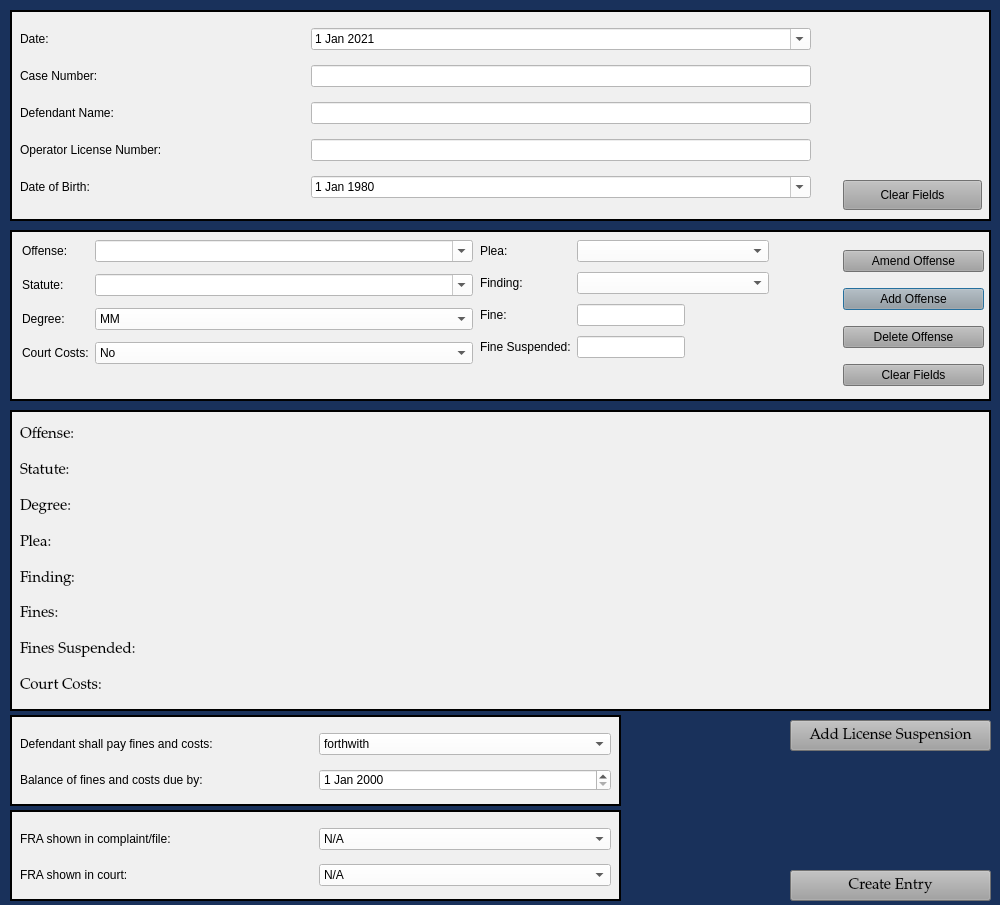
 <widget class="QDialog" name="TrafficCaseInformationDialog">
  <property name="windowModality">
   <enum>Qt::NonModal</enum>
  </property>
  <property name="geometry">
   <rect>
    <x>0</x>
    <y>0</y>
    <width>1000</width>
    <height>905</height>
   </rect>
  </property>
  <property name="sizePolicy">
   <sizepolicy hsizetype="Preferred" vsizetype="Preferred">
    <horstretch>0</horstretch>
    <verstretch>0</verstretch>
   </sizepolicy>
  </property>
  <property name="minimumSize">
   <size>
    <width>1000</width>
    <height>905</height>
   </size>
  </property>
  <property name="maximumSize">
   <size>
    <width>2500</width>
    <height>3500</height>
   </size>
  </property>
  <property name="palette">
   <palette>
    <active>
     <colorrole role="Button">
      <brush brushstyle="SolidPattern">
       <color alpha="255">
        <red>25</red>
        <green>49</green>
        <blue>91</blue>
       </color>
      </brush>
     </colorrole>
     <colorrole role="Base">
      <brush brushstyle="SolidPattern">
       <color alpha="255">
        <red>25</red>
        <green>49</green>
        <blue>91</blue>
       </color>
      </brush>
     </colorrole>
     <colorrole role="Window">
      <brush brushstyle="SolidPattern">
       <color alpha="255">
        <red>25</red>
        <green>49</green>
        <blue>91</blue>
       </color>
      </brush>
     </colorrole>
    </active>
    <inactive>
     <colorrole role="Button">
      <brush brushstyle="SolidPattern">
       <color alpha="255">
        <red>25</red>
        <green>49</green>
        <blue>91</blue>
       </color>
      </brush>
     </colorrole>
     <colorrole role="Base">
      <brush brushstyle="SolidPattern">
       <color alpha="255">
        <red>25</red>
        <green>49</green>
        <blue>91</blue>
       </color>
      </brush>
     </colorrole>
     <colorrole role="Window">
      <brush brushstyle="SolidPattern">
       <color alpha="255">
        <red>25</red>
        <green>49</green>
        <blue>91</blue>
       </color>
      </brush>
     </colorrole>
    </inactive>
    <disabled>
     <colorrole role="Button">
      <brush brushstyle="SolidPattern">
       <color alpha="255">
        <red>25</red>
        <green>49</green>
        <blue>91</blue>
       </color>
      </brush>
     </colorrole>
     <colorrole role="Base">
      <brush brushstyle="SolidPattern">
       <color alpha="255">
        <red>25</red>
        <green>49</green>
        <blue>91</blue>
       </color>
      </brush>
     </colorrole>
     <colorrole role="Window">
      <brush brushstyle="SolidPattern">
       <color alpha="255">
        <red>25</red>
        <green>49</green>
        <blue>91</blue>
       </color>
      </brush>
     </colorrole>
    </disabled>
   </palette>
  </property>
  <property name="font">
   <font>
    <family>Palatino Linotype</family>
    <pointsize>11</pointsize>
    <weight>9</weight>
    <italic>false</italic>
    <bold>false</bold>
   </font>
  </property>
  <property name="windowTitle">
   <string>Case Information</string>
  </property>
  <property name="toolTip">
   <string/>
  </property>
  <property name="styleSheet">
   <string notr="true">background-color: rgb(25, 49, 91);
font: 75 11pt &quot;Palatino Linotype&quot;;
</string>
  </property>
  <widget class="QFrame" name="frame">
   <property name="geometry">
    <rect>
     <x>10</x>
     <y>230</y>
     <width>981</width>
     <height>171</height>
    </rect>
   </property>
   <property name="sizePolicy">
    <sizepolicy hsizetype="Fixed" vsizetype="Maximum">
     <horstretch>0</horstretch>
     <verstretch>0</verstretch>
    </sizepolicy>
   </property>
   <property name="autoFillBackground">
    <bool>false</bool>
   </property>
   <property name="styleSheet">
    <string notr="true">background-color: rgb(240, 240, 240);

</string>
   </property>
   <property name="frameShape">
    <enum>QFrame::Box</enum>
   </property>
   <property name="frameShadow">
    <enum>QFrame::Plain</enum>
   </property>
   <property name="lineWidth">
    <number>2</number>
   </property>
   <widget class="QWidget" name="layoutWidget">
    <property name="geometry">
     <rect>
      <x>12</x>
      <y>10</y>
      <width>451</width>
      <height>151</height>
     </rect>
    </property>
    <layout class="QFormLayout" name="formLayout">
     <property name="fieldGrowthPolicy">
      <enum>QFormLayout::AllNonFixedFieldsGrow</enum>
     </property>
     <property name="verticalSpacing">
      <number>12</number>
     </property>
     <item row="0" column="0">
      <widget class="QLabel" name="label_15">
       <property name="text">
        <string>Offense:</string>
       </property>
      </widget>
     </item>
     <item row="0" column="1">
      <widget class="QComboBox" name="offense_choice_box">
       <property name="styleSheet">
        <string notr="true">background-color: rgb(255, 255, 255);</string>
       </property>
       <property name="editable">
        <bool>true</bool>
       </property>
      </widget>
     </item>
     <item row="1" column="0">
      <widget class="QLabel" name="label_6">
       <property name="text">
        <string>Statute:</string>
       </property>
      </widget>
     </item>
     <item row="2" column="0">
      <widget class="QLabel" name="label_23">
       <property name="text">
        <string>Degree:</string>
       </property>
      </widget>
     </item>
     <item row="2" column="1">
      <widget class="QComboBox" name="degree_choice_box">
       <property name="enabled">
        <bool>true</bool>
       </property>
       <property name="focusPolicy">
        <enum>Qt::NoFocus</enum>
       </property>
       <property name="styleSheet">
        <string notr="true">background-color: rgb(255, 255, 255);</string>
       </property>
       <item>
        <property name="text">
         <string>MM</string>
        </property>
       </item>
       <item>
        <property name="text">
         <string>M1</string>
        </property>
       </item>
       <item>
        <property name="text">
         <string>M2</string>
        </property>
       </item>
       <item>
        <property name="text">
         <string>M3</string>
        </property>
       </item>
       <item>
        <property name="text">
         <string>M4</string>
        </property>
       </item>
       <item>
        <property name="text">
         <string>UCM</string>
        </property>
       </item>
      </widget>
     </item>
     <item row="3" column="0">
      <widget class="QLabel" name="label_8">
       <property name="text">
        <string>Court Costs:</string>
       </property>
      </widget>
     </item>
     <item row="3" column="1">
      <widget class="QComboBox" name="court_costs_box">
       <property name="styleSheet">
        <string notr="true">background-color: rgb(255, 255, 255);</string>
       </property>
       <property name="editable">
        <bool>false</bool>
       </property>
       <item>
        <property name="text">
         <string>No</string>
        </property>
       </item>
       <item>
        <property name="text">
         <string>Yes</string>
        </property>
       </item>
      </widget>
     </item>
     <item row="1" column="1">
      <widget class="QComboBox" name="statute_choice_box">
       <property name="enabled">
        <bool>true</bool>
       </property>
       <property name="focusPolicy">
        <enum>Qt::NoFocus</enum>
       </property>
       <property name="styleSheet">
        <string notr="true">background-color: rgb(255, 255, 255);</string>
       </property>
       <property name="editable">
        <bool>true</bool>
       </property>
      </widget>
     </item>
    </layout>
   </widget>
   <widget class="QWidget" name="layoutWidget">
    <property name="geometry">
     <rect>
      <x>833</x>
      <y>10</y>
      <width>141</width>
      <height>156</height>
     </rect>
    </property>
    <layout class="QGridLayout" name="gridLayout">
     <item row="0" column="0">
      <widget class="QPushButton" name="amendOffenseButton">
       <property name="focusPolicy">
        <enum>Qt::NoFocus</enum>
       </property>
       <property name="styleSheet">
        <string notr="true">background-color: rgb(160, 160, 160);</string>
       </property>
       <property name="text">
        <string>Amend Offense</string>
       </property>
      </widget>
     </item>
     <item row="1" column="0">
      <widget class="QPushButton" name="addOffenseButton">
       <property name="styleSheet">
        <string notr="true">background-color: rgb(160, 160, 160);</string>
       </property>
       <property name="text">
        <string>Add Offense</string>
       </property>
      </widget>
     </item>
     <item row="2" column="0">
      <widget class="QPushButton" name="deleteOffenseButton">
       <property name="focusPolicy">
        <enum>Qt::NoFocus</enum>
       </property>
       <property name="styleSheet">
        <string notr="true">background-color: rgb(160, 160, 160);</string>
       </property>
       <property name="text">
        <string>Delete Offense</string>
       </property>
      </widget>
     </item>
     <item row="3" column="0">
      <widget class="QPushButton" name="pushButton_4">
       <property name="focusPolicy">
        <enum>Qt::NoFocus</enum>
       </property>
       <property name="styleSheet">
        <string notr="true">background-color: rgb(160, 160, 160);</string>
       </property>
       <property name="text">
        <string>Clear Fields</string>
       </property>
      </widget>
     </item>
    </layout>
   </widget>
   <widget class="QWidget" name="layoutWidget">
    <property name="geometry">
     <rect>
      <x>470</x>
      <y>10</y>
      <width>349</width>
      <height>151</height>
     </rect>
    </property>
    <layout class="QFormLayout" name="formLayout_2">
     <property name="verticalSpacing">
      <number>10</number>
     </property>
     <item row="0" column="0">
      <widget class="QLabel" name="label_13">
       <property name="text">
        <string>Plea:</string>
       </property>
      </widget>
     </item>
     <item row="0" column="1">
      <widget class="QComboBox" name="finding_choice_box">
       <property name="sizePolicy">
        <sizepolicy hsizetype="Fixed" vsizetype="Fixed">
         <horstretch>0</horstretch>
         <verstretch>0</verstretch>
        </sizepolicy>
       </property>
       <property name="minimumSize">
        <size>
         <width>192</width>
         <height>0</height>
        </size>
       </property>
       <property name="styleSheet">
        <string notr="true">background-color: rgb(255, 255, 255);</string>
       </property>
       <property name="editable">
        <bool>false</bool>
       </property>
       <item>
        <property name="text">
         <string/>
        </property>
       </item>
       <item>
        <property name="text">
         <string>Guilty</string>
        </property>
       </item>
       <item>
        <property name="text">
         <string>Not Guilty</string>
        </property>
       </item>
       <item>
        <property name="text">
         <string>Dismissed</string>
        </property>
       </item>
      </widget>
     </item>
     <item row="1" column="0">
      <widget class="QLabel" name="label_12">
       <property name="text">
        <string>Finding:</string>
       </property>
      </widget>
     </item>
     <item row="1" column="1">
      <widget class="QComboBox" name="plea_choice_box">
       <property name="sizePolicy">
        <sizepolicy hsizetype="Fixed" vsizetype="Fixed">
         <horstretch>0</horstretch>
         <verstretch>0</verstretch>
        </sizepolicy>
       </property>
       <property name="minimumSize">
        <size>
         <width>192</width>
         <height>0</height>
        </size>
       </property>
       <property name="styleSheet">
        <string notr="true">background-color: rgb(255, 255, 255);</string>
       </property>
       <property name="editable">
        <bool>false</bool>
       </property>
       <item>
        <property name="text">
         <string/>
        </property>
       </item>
       <item>
        <property name="text">
         <string>Not Guilty</string>
        </property>
       </item>
       <item>
        <property name="text">
         <string>No Contest</string>
        </property>
       </item>
       <item>
        <property name="text">
         <string>Guilty</string>
        </property>
       </item>
       <item>
        <property name="text">
         <string>Dismissed</string>
        </property>
       </item>
      </widget>
     </item>
     <item row="2" column="0">
      <widget class="QLabel" name="label_11">
       <property name="text">
        <string>Fine:</string>
       </property>
      </widget>
     </item>
     <item row="2" column="1">
      <widget class="QLineEdit" name="fines_amount">
       <property name="sizePolicy">
        <sizepolicy hsizetype="Fixed" vsizetype="Fixed">
         <horstretch>0</horstretch>
         <verstretch>0</verstretch>
        </sizepolicy>
       </property>
       <property name="styleSheet">
        <string notr="true">background-color: rgb(255, 255, 255);</string>
       </property>
      </widget>
     </item>
     <item row="3" column="0">
      <widget class="QLabel" name="label_7">
       <property name="text">
        <string>Fine Suspended:</string>
       </property>
      </widget>
     </item>
     <item row="3" column="1">
      <widget class="QLineEdit" name="fines_suspended">
       <property name="sizePolicy">
        <sizepolicy hsizetype="Fixed" vsizetype="Fixed">
         <horstretch>0</horstretch>
         <verstretch>0</verstretch>
        </sizepolicy>
       </property>
       <property name="styleSheet">
        <string notr="true">background-color: rgb(255, 255, 255);</string>
       </property>
      </widget>
     </item>
    </layout>
   </widget>
  </widget>
  <widget class="QFrame" name="frame_2">
   <property name="geometry">
    <rect>
     <x>10</x>
     <y>410</y>
     <width>981</width>
     <height>301</height>
    </rect>
   </property>
   <property name="font">
    <font>
     <family>Palatino Linotype</family>
     <pointsize>11</pointsize>
     <weight>9</weight>
     <italic>false</italic>
     <bold>false</bold>
    </font>
   </property>
   <property name="styleSheet">
    <string notr="true">background-color: rgb(240, 240, 240);</string>
   </property>
   <property name="frameShape">
    <enum>QFrame::Box</enum>
   </property>
   <property name="frameShadow">
    <enum>QFrame::Plain</enum>
   </property>
   <property name="lineWidth">
    <number>2</number>
   </property>
   <widget class="QWidget" name="layoutWidget_2">
    <property name="geometry">
     <rect>
      <x>10</x>
      <y>10</y>
      <width>961</width>
      <height>281</height>
     </rect>
    </property>
    <layout class="QGridLayout" name="charges_gridLayout">
     <item row="7" column="0">
      <widget class="QLabel" name="label_16">
       <property name="font">
        <font>
         <family>Palatino Linotype</family>
         <pointsize>11</pointsize>
         <weight>9</weight>
         <italic>false</italic>
         <bold>false</bold>
        </font>
       </property>
       <property name="text">
        <string>Court Costs:</string>
       </property>
      </widget>
     </item>
     <item row="1" column="0">
      <widget class="QLabel" name="label_19">
       <property name="font">
        <font>
         <family>Palatino Linotype</family>
         <pointsize>11</pointsize>
         <weight>9</weight>
         <italic>false</italic>
         <bold>false</bold>
        </font>
       </property>
       <property name="text">
        <string>Statute:</string>
       </property>
      </widget>
     </item>
     <item row="3" column="0">
      <widget class="QLabel" name="plea_label_1">
       <property name="font">
        <font>
         <family>Palatino Linotype</family>
         <pointsize>11</pointsize>
         <weight>9</weight>
         <italic>false</italic>
         <bold>false</bold>
        </font>
       </property>
       <property name="text">
        <string>Plea:</string>
       </property>
      </widget>
     </item>
     <item row="0" column="0">
      <widget class="QLabel" name="offense_label_1">
       <property name="font">
        <font>
         <family>Palatino Linotype</family>
         <pointsize>11</pointsize>
         <weight>9</weight>
         <italic>false</italic>
         <bold>false</bold>
        </font>
       </property>
       <property name="text">
        <string>Offense:</string>
       </property>
       <property name="wordWrap">
        <bool>true</bool>
       </property>
      </widget>
     </item>
     <item row="5" column="0">
      <widget class="QLabel" name="label_17">
       <property name="font">
        <font>
         <family>Palatino Linotype</family>
         <pointsize>11</pointsize>
         <weight>9</weight>
         <italic>false</italic>
         <bold>false</bold>
        </font>
       </property>
       <property name="text">
        <string>Fines:</string>
       </property>
      </widget>
     </item>
     <item row="2" column="0">
      <widget class="QLabel" name="label_20">
       <property name="font">
        <font>
         <family>Palatino Linotype</family>
         <pointsize>11</pointsize>
         <weight>9</weight>
         <italic>false</italic>
         <bold>false</bold>
        </font>
       </property>
       <property name="text">
        <string>Degree:</string>
       </property>
      </widget>
     </item>
     <item row="4" column="0">
      <widget class="QLabel" name="label_14">
       <property name="font">
        <font>
         <family>Palatino Linotype</family>
         <pointsize>11</pointsize>
         <weight>9</weight>
         <italic>false</italic>
         <bold>false</bold>
        </font>
       </property>
       <property name="text">
        <string>Finding:</string>
       </property>
      </widget>
     </item>
     <item row="6" column="0">
      <widget class="QLabel" name="label_10">
       <property name="font">
        <font>
         <family>Palatino Linotype</family>
         <pointsize>11</pointsize>
         <weight>9</weight>
         <italic>false</italic>
         <bold>false</bold>
        </font>
       </property>
       <property name="text">
        <string>Fines Suspended:</string>
       </property>
      </widget>
     </item>
    </layout>
   </widget>
  </widget>
  <widget class="QFrame" name="frame_3">
   <property name="geometry">
    <rect>
     <x>10</x>
     <y>10</y>
     <width>981</width>
     <height>211</height>
    </rect>
   </property>
   <property name="sizePolicy">
    <sizepolicy hsizetype="Fixed" vsizetype="Fixed">
     <horstretch>0</horstretch>
     <verstretch>0</verstretch>
    </sizepolicy>
   </property>
   <property name="styleSheet">
    <string notr="true">background-color: rgb(240, 240, 240);
border-color: rgb(160, 48, 35);</string>
   </property>
   <property name="frameShape">
    <enum>QFrame::Box</enum>
   </property>
   <property name="frameShadow">
    <enum>QFrame::Plain</enum>
   </property>
   <property name="lineWidth">
    <number>2</number>
   </property>
   <widget class="QPushButton" name="pushButton_2">
    <property name="geometry">
     <rect>
      <x>833</x>
      <y>170</y>
      <width>139</width>
      <height>30</height>
     </rect>
    </property>
    <property name="focusPolicy">
     <enum>Qt::NoFocus</enum>
    </property>
    <property name="styleSheet">
     <string notr="true">background-color: rgb(160, 160, 160);</string>
    </property>
    <property name="text">
     <string>Clear Fields</string>
    </property>
   </widget>
   <widget class="QWidget" name="layoutWidget">
    <property name="geometry">
     <rect>
      <x>10</x>
      <y>9</y>
      <width>791</width>
      <height>191</height>
     </rect>
    </property>
    <layout class="QGridLayout" name="gridLayout_3">
     <item row="0" column="0">
      <widget class="QLabel" name="label_3">
       <property name="text">
        <string>Date:</string>
       </property>
      </widget>
     </item>
     <item row="0" column="1">
      <widget class="QDateEdit" name="plea_trial_date">
       <property name="focusPolicy">
        <enum>Qt::NoFocus</enum>
       </property>
       <property name="styleSheet">
        <string notr="true">background-color: rgb(255, 255, 255);</string>
       </property>
       <property name="minimumDate">
        <date>
         <year>2021</year>
         <month>1</month>
         <day>1</day>
        </date>
       </property>
       <property name="calendarPopup">
        <bool>true</bool>
       </property>
       <property name="date">
        <date>
         <year>2021</year>
         <month>1</month>
         <day>1</day>
        </date>
       </property>
      </widget>
     </item>
     <item row="1" column="0">
      <widget class="QLabel" name="label">
       <property name="text">
        <string>Case Number:</string>
       </property>
      </widget>
     </item>
     <item row="1" column="1">
      <widget class="QLineEdit" name="case_number">
       <property name="maximumSize">
        <size>
         <width>500</width>
         <height>16777215</height>
        </size>
       </property>
       <property name="styleSheet">
        <string notr="true">background-color: rgb(255, 255, 255);</string>
       </property>
      </widget>
     </item>
     <item row="2" column="0">
      <widget class="QLabel" name="label_2">
       <property name="text">
        <string>Defendant Name: </string>
       </property>
      </widget>
     </item>
     <item row="2" column="1">
      <widget class="QLineEdit" name="defendant_name">
       <property name="maximumSize">
        <size>
         <width>500</width>
         <height>16777215</height>
        </size>
       </property>
       <property name="styleSheet">
        <string notr="true">background-color: rgb(255, 255, 255);</string>
       </property>
      </widget>
     </item>
     <item row="3" column="0">
      <widget class="QLabel" name="label_4">
       <property name="toolTip">
        <string/>
       </property>
       <property name="text">
        <string>Operator License Number:</string>
       </property>
      </widget>
     </item>
     <item row="3" column="1">
      <widget class="QLineEdit" name="defendant_attorney_name">
       <property name="maximumSize">
        <size>
         <width>500</width>
         <height>16777215</height>
        </size>
       </property>
       <property name="styleSheet">
        <string notr="true">background-color: rgb(255, 255, 255);</string>
       </property>
      </widget>
     </item>
     <item row="4" column="0">
      <widget class="QLabel" name="label_5">
       <property name="toolTip">
        <string/>
       </property>
       <property name="text">
        <string>Date of Birth:</string>
       </property>
      </widget>
     </item>
     <item row="4" column="1">
      <widget class="QDateEdit" name="dateEdit">
       <property name="styleSheet">
        <string notr="true">background-color: rgb(255, 255, 255);</string>
       </property>
       <property name="dateTime">
        <datetime>
         <hour>0</hour>
         <minute>0</minute>
         <second>0</second>
         <year>1980</year>
         <month>1</month>
         <day>1</day>
        </datetime>
       </property>
       <property name="calendarPopup">
        <bool>true</bool>
       </property>
      </widget>
     </item>
    </layout>
   </widget>
  </widget>
  <widget class="QFrame" name="frame_4">
   <property name="geometry">
    <rect>
     <x>10</x>
     <y>715</y>
     <width>611</width>
     <height>91</height>
    </rect>
   </property>
   <property name="styleSheet">
    <string notr="true">background-color: rgb(240, 240, 240);</string>
   </property>
   <property name="frameShape">
    <enum>QFrame::Box</enum>
   </property>
   <property name="frameShadow">
    <enum>QFrame::Plain</enum>
   </property>
   <property name="lineWidth">
    <number>2</number>
   </property>
   <widget class="QWidget" name="layoutWidget_3">
    <property name="geometry">
     <rect>
      <x>10</x>
      <y>10</y>
      <width>591</width>
      <height>74</height>
     </rect>
    </property>
    <layout class="QGridLayout" name="gridLayout_2">
     <item row="0" column="1">
      <widget class="QComboBox" name="ability_to_pay_box">
       <property name="styleSheet">
        <string notr="true">background-color: rgb(255, 255, 255);</string>
       </property>
       <item>
        <property name="text">
         <string>forthwith</string>
        </property>
       </item>
       <item>
        <property name="text">
         <string>within 30 days</string>
        </property>
       </item>
       <item>
        <property name="text">
         <string>within 60 days</string>
        </property>
       </item>
       <item>
        <property name="text">
         <string>within 90 days</string>
        </property>
       </item>
      </widget>
     </item>
     <item row="0" column="0">
      <widget class="QLabel" name="label_9">
       <property name="text">
        <string>Defendant shall pay fines and costs:</string>
       </property>
      </widget>
     </item>
     <item row="1" column="0">
      <widget class="QLabel" name="label_18">
       <property name="text">
        <string>Balance of fines and costs due by:</string>
       </property>
      </widget>
     </item>
     <item row="1" column="1">
      <widget class="QDateEdit" name="balance_due_date">
       <property name="styleSheet">
        <string notr="true">background-color: rgb(255, 255, 255);</string>
       </property>
      </widget>
     </item>
    </layout>
   </widget>
  </widget>
  <widget class="QPushButton" name="createEntryButton">
   <property name="geometry">
    <rect>
     <x>790</x>
     <y>870</y>
     <width>201</width>
     <height>31</height>
    </rect>
   </property>
   <property name="styleSheet">
    <string notr="true">background-color: rgb(160, 160, 160);
background-color: rgb(160, 160, 160);</string>
   </property>
   <property name="text">
    <string>Create Entry</string>
   </property>
   <property name="autoDefault">
    <bool>false</bool>
   </property>
  </widget>
  <widget class="QFrame" name="frame_5">
   <property name="geometry">
    <rect>
     <x>10</x>
     <y>810</y>
     <width>611</width>
     <height>91</height>
    </rect>
   </property>
   <property name="styleSheet">
    <string notr="true">background-color: rgb(240, 240, 240);</string>
   </property>
   <property name="frameShape">
    <enum>QFrame::Box</enum>
   </property>
   <property name="frameShadow">
    <enum>QFrame::Plain</enum>
   </property>
   <property name="lineWidth">
    <number>2</number>
   </property>
   <widget class="QWidget" name="layoutWidget_4">
    <property name="geometry">
     <rect>
      <x>10</x>
      <y>10</y>
      <width>591</width>
      <height>74</height>
     </rect>
    </property>
    <layout class="QGridLayout" name="gridLayout_4">
     <item row="0" column="1">
      <widget class="QComboBox" name="fra_in_file_box">
       <property name="styleSheet">
        <string notr="true">background-color: rgb(255, 255, 255);</string>
       </property>
       <item>
        <property name="text">
         <string>N/A</string>
        </property>
       </item>
       <item>
        <property name="text">
         <string>Yes</string>
        </property>
       </item>
       <item>
        <property name="text">
         <string>No</string>
        </property>
       </item>
      </widget>
     </item>
     <item row="0" column="0">
      <widget class="QLabel" name="label_21">
       <property name="text">
        <string>FRA shown in complaint/file:</string>
       </property>
      </widget>
     </item>
     <item row="1" column="0">
      <widget class="QLabel" name="label_22">
       <property name="text">
        <string>FRA shown in court:</string>
       </property>
      </widget>
     </item>
     <item row="1" column="1">
      <widget class="QComboBox" name="fra_in_court_box">
       <property name="styleSheet">
        <string notr="true">background-color: rgb(255, 255, 255);</string>
       </property>
       <item>
        <property name="text">
         <string>N/A</string>
        </property>
       </item>
       <item>
        <property name="text">
         <string>Yes</string>
        </property>
       </item>
       <item>
        <property name="text">
         <string>No</string>
        </property>
       </item>
      </widget>
     </item>
    </layout>
   </widget>
  </widget>
  <widget class="QPushButton" name="createEntryButton_2">
   <property name="geometry">
    <rect>
     <x>790</x>
     <y>720</y>
     <width>201</width>
     <height>31</height>
    </rect>
   </property>
   <property name="focusPolicy">
    <enum>Qt::NoFocus</enum>
   </property>
   <property name="styleSheet">
    <string notr="true">background-color: rgb(160, 160, 160);
background-color: rgb(160, 160, 160);</string>
   </property>
   <property name="text">
    <string>Add License Suspension</string>
   </property>
   <property name="autoDefault">
    <bool>false</bool>
   </property>
  </widget>
 </widget>
